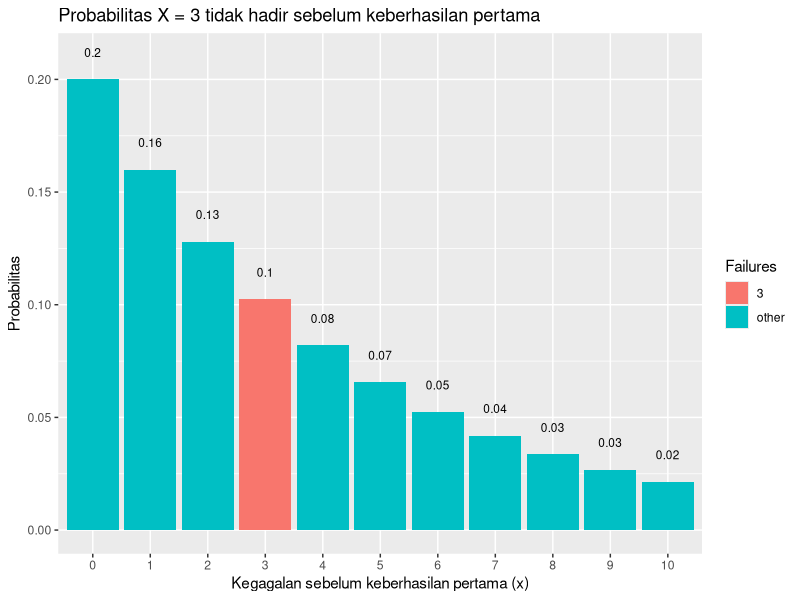
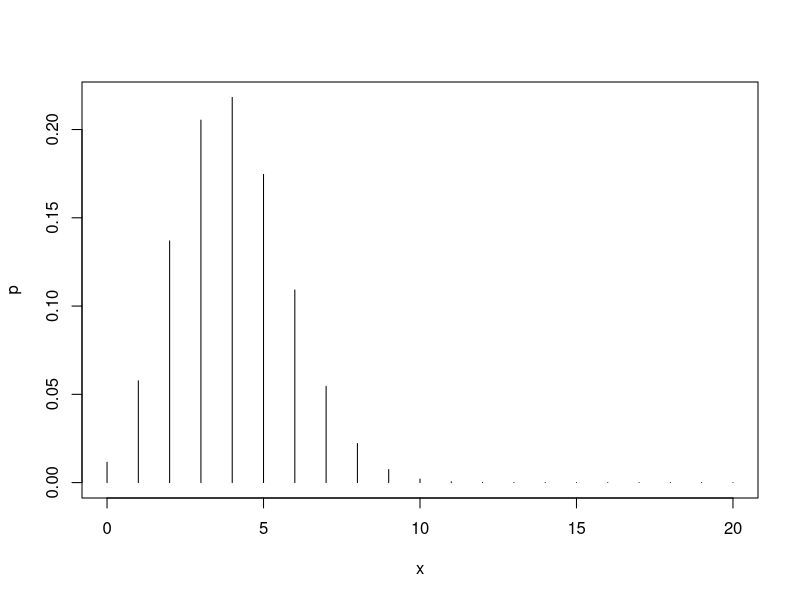
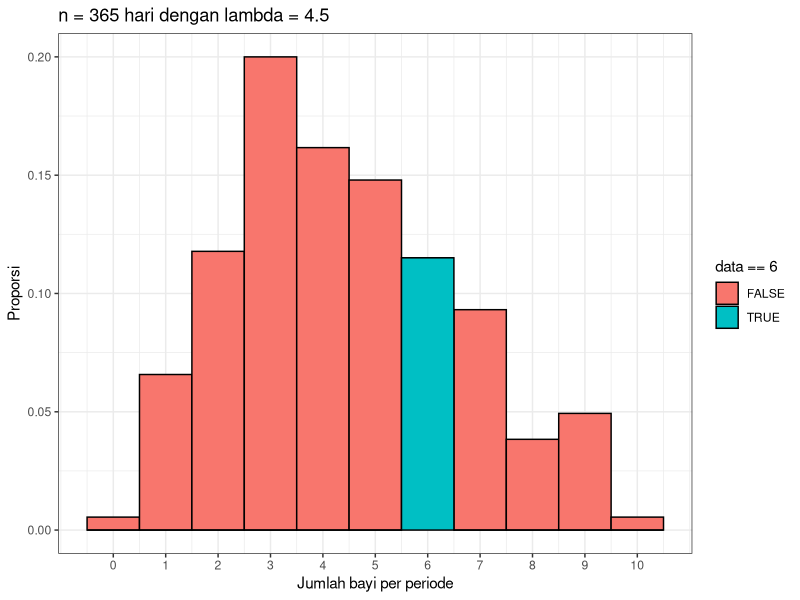
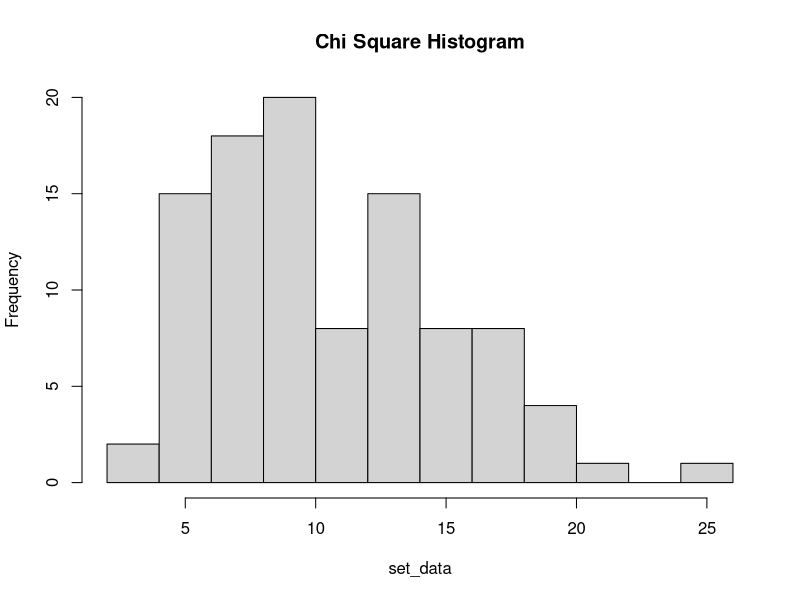
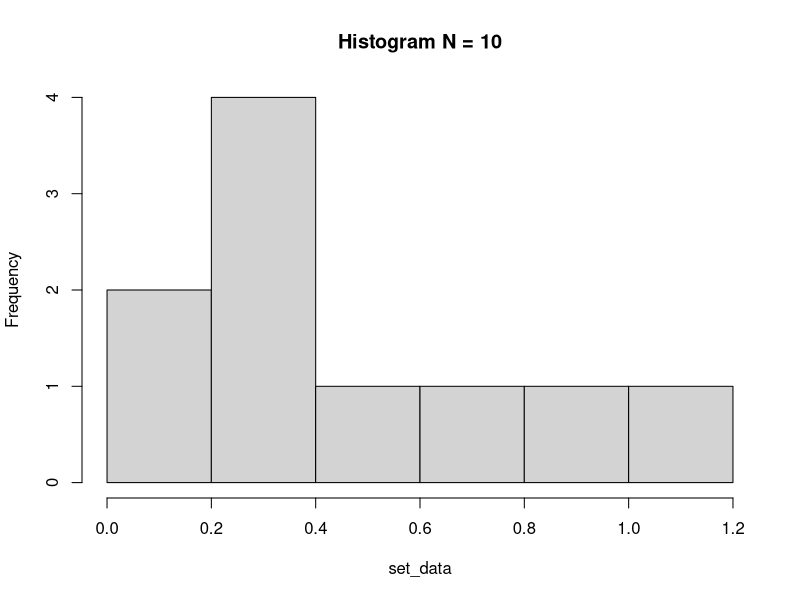
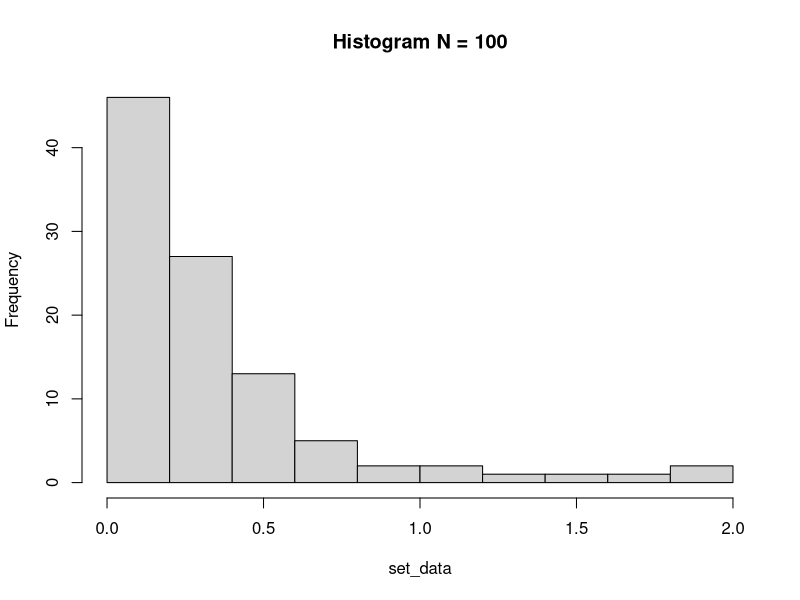
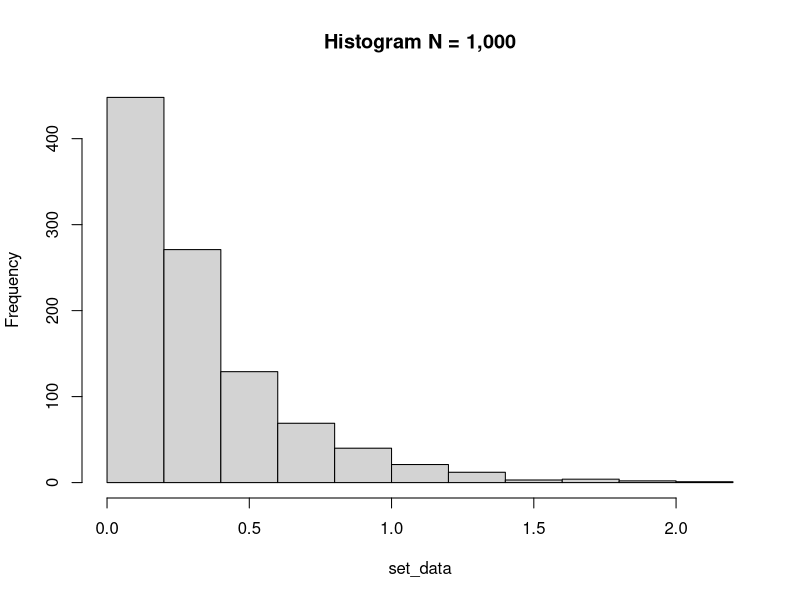
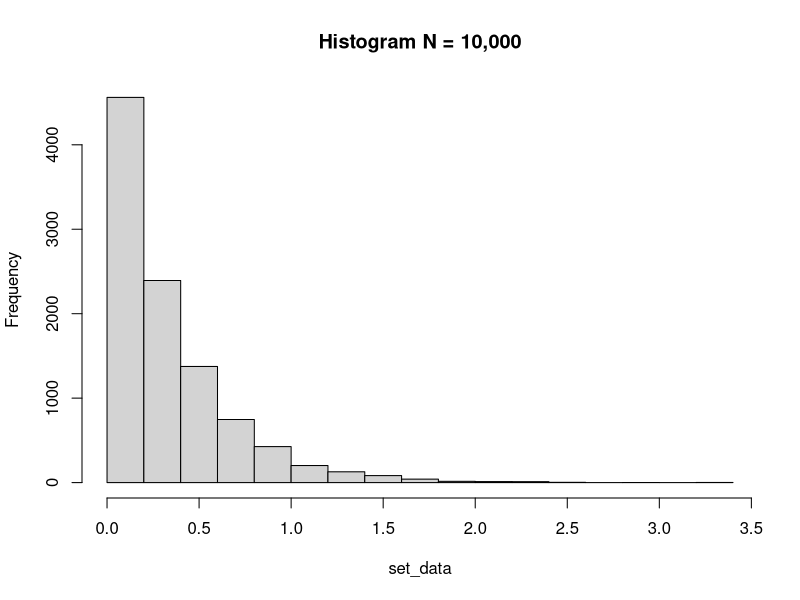

Here is the R script that generated these plots, in order:
#1
n = 3
p = 0.2
#1a
dgeom(n,p)
#1b
mean(rgeom(n = 10000, prob = p) == 3)

#1d
#install.packages("ggplot2")
#install.packages("dplyr")

library(dplyr)
library(ggplot2)

data.frame(x = 0:10, prob = dgeom(x = 0:10, prob = p)) %>%
  mutate(Failures = ifelse(x == n, n, "other")) %>%
  ggplot(aes(x = factor(x), y = prob, fill = Failures)) +
  geom_col() +
  geom_text(
    aes(label = round(prob,2), y = prob + 0.01),
    position = position_dodge(0.9),
    size = 3,
    vjust = 0
  ) +
  labs(title = "Probabilitas X = 3 tidak hadir sebelum keberhasilan pertama",
       x = "Kegagalan sebelum keberhasilan pertama (x)",
       y = "Probabilitas") 

#1e
set_data <- rgeom(n = 10000, prob = p)
mean(set_data)
var(set_data)

#2
x = 4
size = 20
prob = 0.2

#2a
dbinom(x, size, prob)

#2b
x = seq(0, size, by = 1)
p = dbinom(x, size, prob)

plot(x,p,type='h')

#2c
set_data = rbinom(x, size, prob)

mean(set_data)
var(set_data)


#3 
lmbd = 4.5
#3a
dpois(6, lmbd)
#3b
library(dplyr)
library(ggplot2)

set.seed(2)

babies <- data.frame('data' = rpois(365, 4.5))

babies %>% ggplot() +
  geom_histogram(aes(x = data,
                     y = stat(count / sum(count)),
                     fill = data == 6),
                 binwidth = 1,
                 color = 'black',) +
  scale_x_continuous(breaks = 0:10) + 
  labs(x = 'Jumlah bayi per periode',
       y = 'Proporsi',
       title = 'n = 365 hari dengan lambda = 4.5') +
  theme_bw()

babies %>% dplyr::summarize(six_babies = sum(babies$data == 6) / n())
#3d
mean(rpois(365, 4.5))
var(rpois(365, 4.5))


#4
x = 2
v = 10
#4a
dchisq(x, v)
#4b
n = 100
set_data = rchisq(n, v)
hist(set_data, main = "Chi Square Histogram")
#4c
mean(set_data)
var(set_data)


#5
rate = 3
#5a
x_dexp <- seq(1, 10, by = 1)
dexp(x_dexp, rate)
#5b

N = 10
set_data <- rexp(N, rate = 3)
hist(set_data, main = "Histogram N = 10")
      
N = 100
set_data <- rexp(N, rate = 3)
hist(set_data, main = "Histogram N = 100")

N = 1000
set_data <- rexp(N, rate = 3)
hist(set_data, main = "Histogram N = 1,000")

N = 10000
set_data <- rexp(N, rate = 3)
hist(set_data, main = "Histogram N = 10,000")
#5c
set.seed(1) 
n = 100
x = 3
set_data <- rexp(n, rate)
mean(set_data)
var(set_data)

#6
n = 100
mean = 50
sd = 8
#6a
X1 = runif(1, max = mean)
X2 = runif(1, min = mean, max = 100)
x = runif(1, min = X1, max = X2)

set_data <- rnorm(n, mean, sd)

iter = seq(1, n, by = 1)
plot(iter, set_data, type = 'l')

dnorm(iter, mean, sd)

x.z <- (x - mean) / sd
x.z
#6b
hist(set_data, breaks = 50, main = "5025201102_Arya Nur_Probstat_C_DNhistogram
")
#6c
var(set_data)